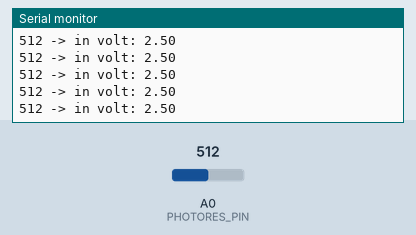
A sketch run on a simulated Arduino Uno, built with avr-gcc and run on an emulated ATmega328P. Shown: the last lines printed to the serial monitor. The test bench sets the inputs (shaded band); at power-on: A0 (PHOTORES_PIN) = 512.

Above: at 1.2 s.
1.3 s: A0 (PHOTORES_PIN) set to 716
At 1.56 s:
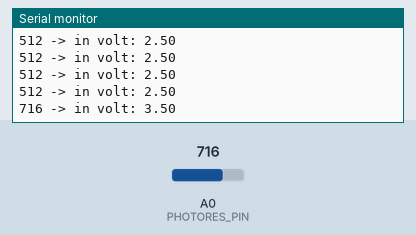
2.8 s: A0 (PHOTORES_PIN) set to 900
At 2.96 s:
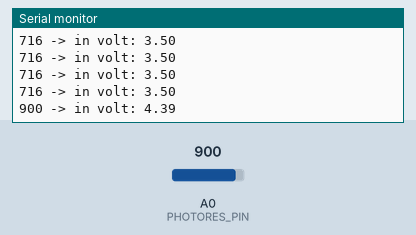
Timing chart, 0 to 5.8 s (numbered marks = the images above; inputs shaded):
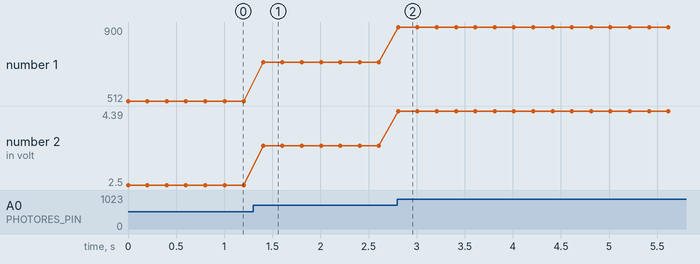

The sketch:

Photoresistor.ino
```cpp
#define PHOTORES_PIN A0
#define FREQ 5
#define PERIOD 1000/FREQ

void setup(){
  pinMode(PHOTORES_PIN, INPUT);
  Serial.begin(9600);
}

void loop(){
  int value = analogRead(PHOTORES_PIN);
  double valueInVolt = ((double) value) * 5/1024;
  Serial.println(String(value) + " -> in volt: " + valueInVolt );
  delay(PERIOD);
};
```

Measured:
- after the input at 1.3 s, the serial monitor: prints a new line after 0.10 s (image 1)
- after the input at 2.8 s, the serial monitor: prints a new line at once (image 2)
- plotted number 1: 512 → 716 after the input at 1.3 s, 716 → 900 after the input at 2.8 s
- plotted number 2: 2.5 → 3.5 after the input at 1.3 s, 3.5 → 4.39 after the input at 2.8 s
